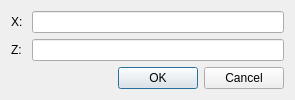
<?xml version="1.0" encoding="UTF-8"?>
<ui version="4.0">
 <class>GoToPositionDialog</class>
 <widget class="QDialog" name="GoToPositionDialog">
  <property name="geometry">
   <rect>
    <x>0</x>
    <y>0</y>
    <width>295</width>
    <height>96</height>
   </rect>
  </property>
  <property name="windowTitle">
   <string>Dialog</string>
  </property>
  <layout class="QVBoxLayout" name="verticalLayout">
   <item>
    <layout class="QGridLayout" name="gridLayout">
     <item row="1" column="0">
      <widget class="QLabel" name="label_2">
       <property name="text">
        <string>Z: </string>
       </property>
      </widget>
     </item>
     <item row="0" column="0">
      <widget class="QLabel" name="label">
       <property name="text">
        <string>X: </string>
       </property>
      </widget>
     </item>
     <item row="0" column="1">
      <widget class="QLineEdit" name="x_lineedit"/>
     </item>
     <item row="1" column="1">
      <widget class="QLineEdit" name="z_lineedit"/>
     </item>
    </layout>
   </item>
   <item>
    <widget class="QDialogButtonBox" name="buttonBox">
     <property name="orientation">
      <enum>Qt::Horizontal</enum>
     </property>
     <property name="standardButtons">
      <set>QDialogButtonBox::Cancel|QDialogButtonBox::Ok</set>
     </property>
    </widget>
   </item>
  </layout>
 </widget>
 <resources/>
 <connections>
  <connection>
   <sender>buttonBox</sender>
   <signal>accepted()</signal>
   <receiver>GoToPositionDialog</receiver>
   <slot>accept()</slot>
   <hints>
    <hint type="sourcelabel">
     <x>248</x>
     <y>254</y>
    </hint>
    <hint type="destinationlabel">
     <x>157</x>
     <y>274</y>
    </hint>
   </hints>
  </connection>
  <connection>
   <sender>buttonBox</sender>
   <signal>rejected()</signal>
   <receiver>GoToPositionDialog</receiver>
   <slot>reject()</slot>
   <hints>
    <hint type="sourcelabel">
     <x>316</x>
     <y>260</y>
    </hint>
    <hint type="destinationlabel">
     <x>286</x>
     <y>274</y>
    </hint>
   </hints>
  </connection>
 </connections>
</ui>
